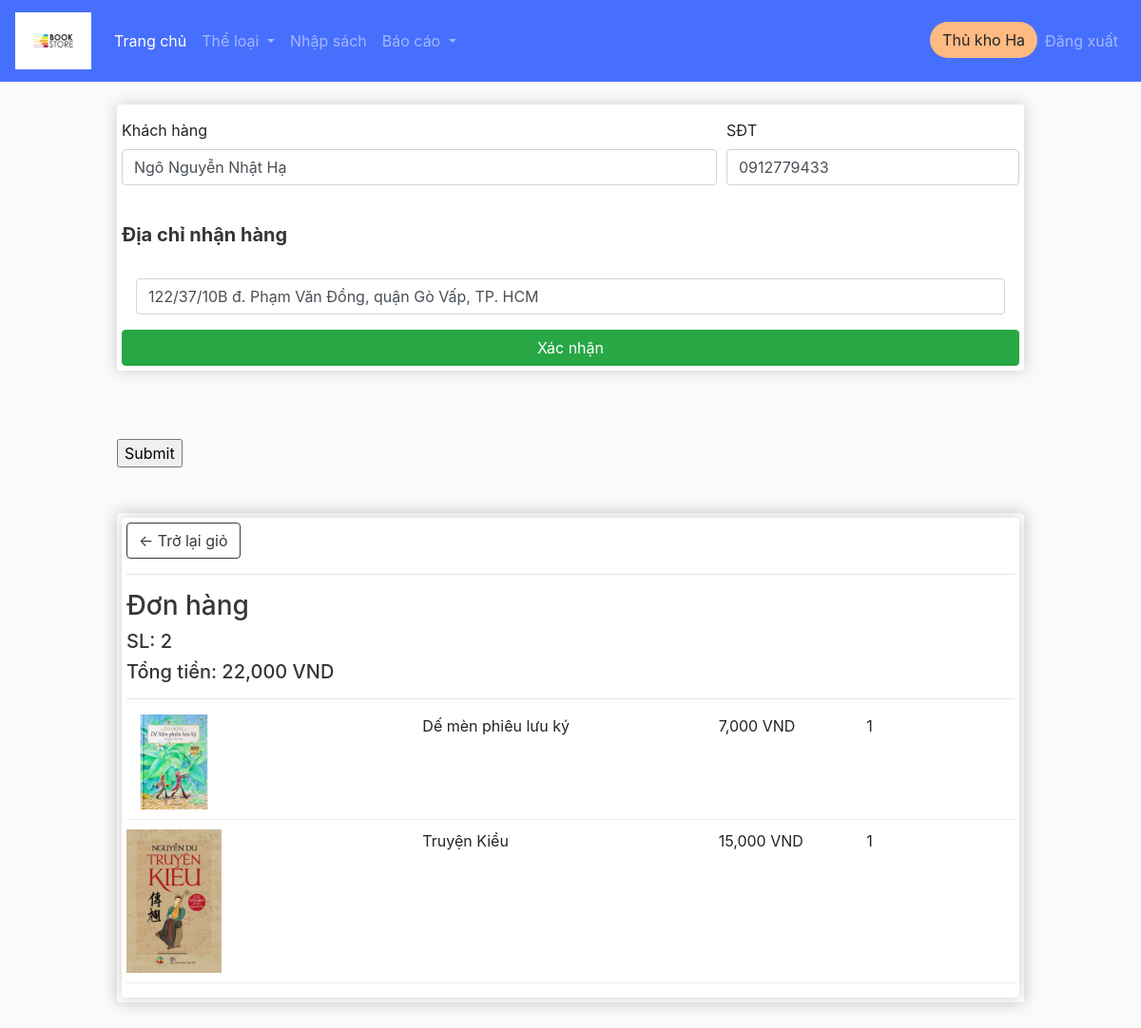
Screenshot of /checkout/ (signed in) with the database file from the repository.
### book/models.py (models this page shows, shortened)
class Person(models.Model):
    class Meta:
        verbose_name_plural = 'Thành viên'
    id = models.CharField(max_length=100, primary_key=True, editable=True)
    ho_ten = models.CharField('Họ tên', max_length=100, null=True)
    ngay_sinh = models.DateField('Ngày sinh', null=True, editable=True)
    so_dien_thoai = models.CharField('Số điện thoại', max_length=13, null=True)
    dia_chi = models.CharField('Địa chỉ', max_length=1000, null=True)
    email = models.CharField('Email', max_length=50, null=True)
    profile_pic = models.ImageField(default="profile1.png", null=True, blank=True)
    user = models.OneToOneField(User, blank=True, null=True, on_delete=models.CASCADE) # a user can have 1 customer, a customer have a user
    @property
    def get_group_name(self):
        query_set = Group.objects.filter(user = self.user)
        if not query_set:
            query_set = ''
        else:
            query_set = query_set[0].name.capitalize()
        return query_set

class HoaDon(models.Model):
    class Meta:
        verbose_name_plural = 'Hóa đơn'
    pttt = (
            ('Thẻ ngân hàng', 'Thẻ ngân hàng'),
            ('Tiền mặt', 'Tiền mặt'),
            )
    id_HD = models.CharField('Mã hóa đơn', max_length=100, primary_key=True, default= 'HD_', editable=True)
    ngay_lap_HD = models.DateTimeField(null=True)
    tong_tien = models.FloatField(null=True, default=0, editable=True)
    nguoi_lap_HD = models.ForeignKey(Person, verbose_name='Nhân viên', null=True, blank=True, related_name="nhan_vien", on_delete=models.PROTECT)
    khach_hang = models.ForeignKey(Person, verbose_name='Khách hàng', null=True, blank=True, related_name="khach_hang", on_delete=models.PROTECT)
    phuong_thuc_thanh_toan = models.CharField('Phương thức thanh toán', max_length=100, null=False, choices=pttt)
    da_tra = models.FloatField(null=True, default=0, editable=True)
    @property
    def get_cart_total(self):
        cac_mat_hang = self.chitiethoadon_set.all()
        tong_tien = sum([mh.get_total for mh in cac_mat_hang])
        return tong_tien
    @property
    def get_cart_items(self):
        cac_mat_hang = self.chitiethoadon_set.all()
        total = sum([mh.so_luong for mh in cac_mat_hang])
        return total

class ChiTietHoaDon(models.Model): # 1 lần nhập 1 sách
    hoa_don = models.ForeignKey(HoaDon, verbose_name='Hóa đơn', on_delete=models.PROTECT)
    sach = models.ForeignKey(Sach, verbose_name='Sản phẩm', on_delete=models.PROTECT)
    so_luong = models.PositiveIntegerField(null=True, default=0, editable=True)
    @property
    def get_total(self):
        total = self.sach.gia_ban * self.so_luong
        return total
    class Meta:
        verbose_name_plural = 'Chi tiết hóa đơn'

class Sach(models.Model):
    ten_sach = models.CharField(max_length=100, null=True)
    ngay_nhap = models.DateField(null=True, editable=True)
    so_luong = models.PositiveIntegerField(null=True)
    the_loai = models.CharField(max_length=100, null=True)
    tac_gia = models.CharField(max_length=100, null=True)
    don_gia = models.PositiveBigIntegerField(null=True)
    gia_ban = models.PositiveBigIntegerField(null=True)
    nha_xuat_ban = models.CharField(max_length=100, null=True)
    nam_xuat_ban = models.PositiveIntegerField(null=True)
    nguoi_nhap = models.ForeignKey(Person, null=True, on_delete=models.PROTECT)
    anh_sach = models.ImageField(default="static/placeholder.png",null=True, blank=True)
    mo_ta = models.TextField("Mô tả ngắn", max_length=1000, null=True, blank=True)
    @property
    def imageURL(self):
        try:
            url = self.anh_sach.url
        except:
            url = ''
        return url
    class Meta: # vì django ko cho tạo PK 2 thuộc tính nên làm cách này
        unique_together = ('id', 'ngay_nhap',)
        verbose_name_plural = "Sách"

### book/views.py (the view)
# urls.py: path('checkout/', views.checkout, name='checkout'),
@login_required(login_url='login')
def checkout(request):
    cart_info = get_cart_info(request)
    context = {'mat_hang': cart_info['mat_hang'], 'hd': cart_info['hd'], 'cartItems':cart_info['cartItems']}
    return render(request, 'book/checkout.html', context)

### book/utils.py (called while the page is built)
def get_cart_info(request):
    if request.user.is_authenticated:
        kh = request.user.person
        hd = HoaDon.objects.get(khach_hang = kh, da_tra=-1, tong_tien=0)
        mat_hang = hd.chitiethoadon_set.all()
        cartItems = hd.get_cart_items
    return {'mat_hang': mat_hang, 'hd':hd, 'cartItems': cartItems}

### book/templates/book/checkout.html (shortened to what this page needs)
{% extends 'book/main.html' %}
{% load static %}
{% load humanize %}
{% block content %}
<div>
    <div class="box-element" id="form-wrapper">
        <form id="form">
            <div class="form-row">
                <div class="col-md-8 mb-3">
                    <label for="name">Khách hàng</label>
                    <input required class="form-control" type="text" name="name" id="customer-name" value="{{request.user.person.ho_ten}}">
                </div>
                <div class="col-md-4 mb-3">
                    <label for="sdt">SĐT</label>
                    <input required class="form-control" type="text" name="sdt" value="{{request.user.person.so_dien_thoai}}">
                </div>
            </div>
            <br>
            <h5><strong>Địa chỉ nhận hàng</strong></h5>
            <div class="col-md-12 mb-3">
                <input class="form-control" type="text" name="address" value="{{request.user.person.dia_chi}}">
            </div>
            <input id="form-button" class="btn btn-success btn-block" type="submit" value="Xác nhận">
        </form>
    </div>
    <br>
    <br>
    <br>
    <form action="" method="POST">
        <input type="submit" name="Thanh toán">
    </form>
    <br>
    <br>
    <div class="box-element">
        <div class="box-element">
            <a  class="btn btn-outline-dark" href="{% url 'cart' %}">&#x2190; Trở lại giỏ</a>
            <hr>
            <h3>Đơn hàng</h3>
            <h5>SL: {{hd.get_cart_items}}</h5>
            <h5>Tổng tiền: {{hd.get_cart_total|floatformat:0|intcomma}} VND</h5>
            <hr>
            {% for mh in mat_hang %}
            <div class="cart-row">
                <div style="flex:2"><img class="row-image" src="{{mh.sach.imageURL}}"></div>
                <div style="flex:2">{{mh.sach.ten_sach}}</div>
                <div style="flex:1">{{mh.sach.gia_ban|floatformat:0|intcomma}} VND</div>
                <div style="flex:1">{{mh.so_luong}}</div>
            </div>
            {% endfor %}
        </div>
    </div>
</div>
{% endblock %}

### book/templates/book/navbar.html (shortened to what this page needs)
{% load static %}
<nav class="navbar navbar-expand-sm navbar-dark" style="background-color: rgba(40, 88, 255, 0.85);">
  <a class="navbar-brand" href="{% url 'home' %}">
    <img src="{% static 'images/logons.png' %}" alt="logo" height="60px">
  </a>
  <div class="collapse navbar-collapse" id="navbarSupportedContent">
    <ul class="navbar-nav mr-auto">
      <li class="nav-item active">
        <a class="nav-link" href="{% url 'home' %}">Trang chủ <span class="sr-only">(current)</span></a>
      </li>
      <li class="nav-item dropdown">
        <a class="nav-link dropdown-toggle" href="#" id="navbarDropdown" role="button" data-toggle="dropdown" aria-haspopup="true" aria-expanded="false">
          Thể loại
        </a>
      </li>
      {% if user.is_authenticated %}
        {% if user.person.get_group_name == 'Thủ kho' %}
          <li class="nav-item">
            <a class="nav-link" href="{% url 'book_entry' %}">Nhập sách</a>
          </li>
          <li class="nav-item dropdown">
            <a class="nav-link dropdown-toggle" href="#" id="navbarDropdown" role="button" data-toggle="dropdown" aria-haspopup="true" aria-expanded="false">
              Báo cáo
            </a>
          </li>
        {% elif user.person.get_group_name == 'Khách hàng' %}
          <li class="nav-item">
            <a class="nav-link" href="{% url 'list_invoice' %}">Hóa đơn</a>
          </li>
        {% endif %}
      {% endif %}
    </ul>
    <div class="form-inline my-2 my-lg-0">
      <ul class="navbar-nav">
        {% if user.is_authenticated %}
        <li class="nav-item">
          <a class="btn" style="background-color: #FFBA81; border-radius: 40px;" href="/customer_info/">{{request.user.person.get_group_name}} {{request.user}}</a>
        </li>
        <li class="nav-item">
          <a class="nav-link" href="{% url 'logout' %}">Đăng xuất</a>
        </li>
        {% endif %}
    </ul>
    </div>
  </div>
</nav>

### static/css/book_main.css (style rules this page uses)
body { background-color: hsl(0, 0%, 98%); }
h1,h2,h3,h4,h5,h6 { color:hsl(0, 0%, 21%); }
.box-element { box-shadow:hsl(0, 0%, 80%) 0 0 16px; background-color: #fff; border-radius: 4px; padding: 5px; }
.col-md-4, .col-md-6, .col-md-8, .col-md-12 { margin-top: 10px; }
.row-image { width: 100px; }
.cart-row { display: flex; align-items: flex-stretch; padding-bottom: 10px; margin-bottom: 10px; border-bottom: 1px solid #ececec; }

### rows the page displays
HoaDon: get_cart_items "2", get_cart_total "22,000"
ChiTietHoaDon: sach.imageURL (picture), sach.ten_sach "Dế mèn phiêu lưu ký", sach.gia_ban "7,000", so_luong "1"
ChiTietHoaDon: sach.imageURL (picture), sach.ten_sach "Truyện Kiều", sach.gia_ban "15,000", so_luong "1"

### other values shown
{{ request.user.person.get_group_name }} "Thủ kho"
{{ request.user }} "Ha"
